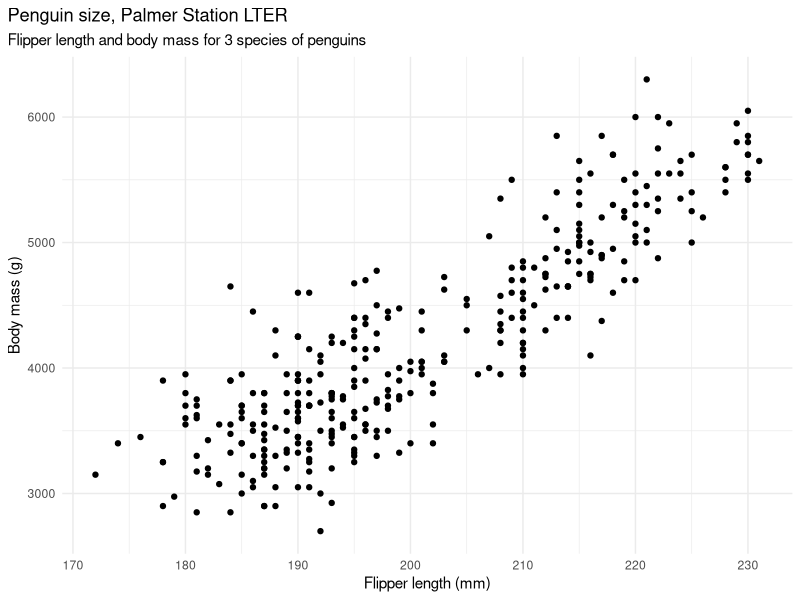

This figure's R source:
## ---- chunk 1
knitr::opts_chunk$set(
  collapse = TRUE,
  comment = "#>"
)
## ---- chunk 2
suppressPackageStartupMessages({
  suppressWarnings({
    library(palmerpenguins)
    library(dplyr)
    library(ggplot2)
    library(broom)
    library(knitr)
  })
})

penguins_mass_flipper <- penguins %>%
  select(species, flipper_length_mm, body_mass_g)

penguins_mass_flipper_plot <- ggplot(data = penguins_mass_flipper,
                                     aes(x = flipper_length_mm,
                                         y = body_mass_g)) +
  geom_point() +
  theme_minimal() +
  labs(title = "Penguin size, Palmer Station LTER",
       subtitle = "Flipper length and body mass for 3 species of penguins",
       x = "Flipper length (mm)",
       y = "Body mass (g)") +
  theme(plot.title.position = "plot",
        plot.caption = element_text(hjust = 0, face= "italic"),
        plot.caption.position = "plot")
penguins_mass_flipper_plot
## ---- chunk 3
penguins_regression_model <- lm(formula = body_mass_g ~ flipper_length_mm, 
                                data = penguins_mass_flipper)
## ---- chunk 4
penguins_regression_model %>% 
  tidy() %>% 
  select(term, estimate) %>% 
  kable()
## ---- chunk 5
penguins_regression_model %>% 
  tidy() %>% 
  select(term, estimate, statistic, p.value) %>% 
  kable()
## ---- chunk 6
penguins_regression_model %>% 
  glance() %>% 
  select(r.squared, adj.r.squared) %>% 
  kable()
## ---- chunk 7
penguins_regression_model %>% 
  tidy(conf.int = TRUE) %>% 
  select(term, estimate, std.error, conf.low, conf.high) %>% 
  kable()
